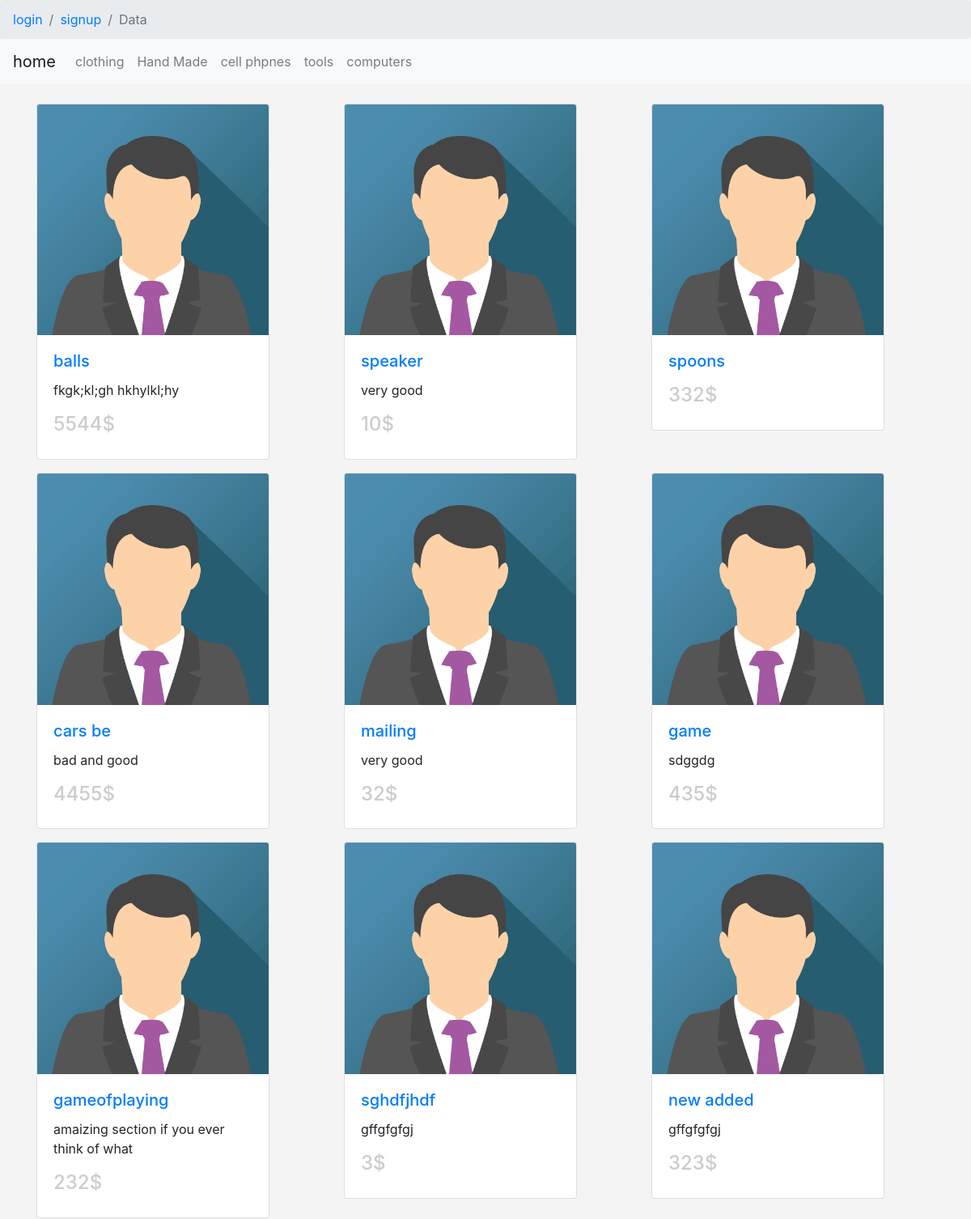
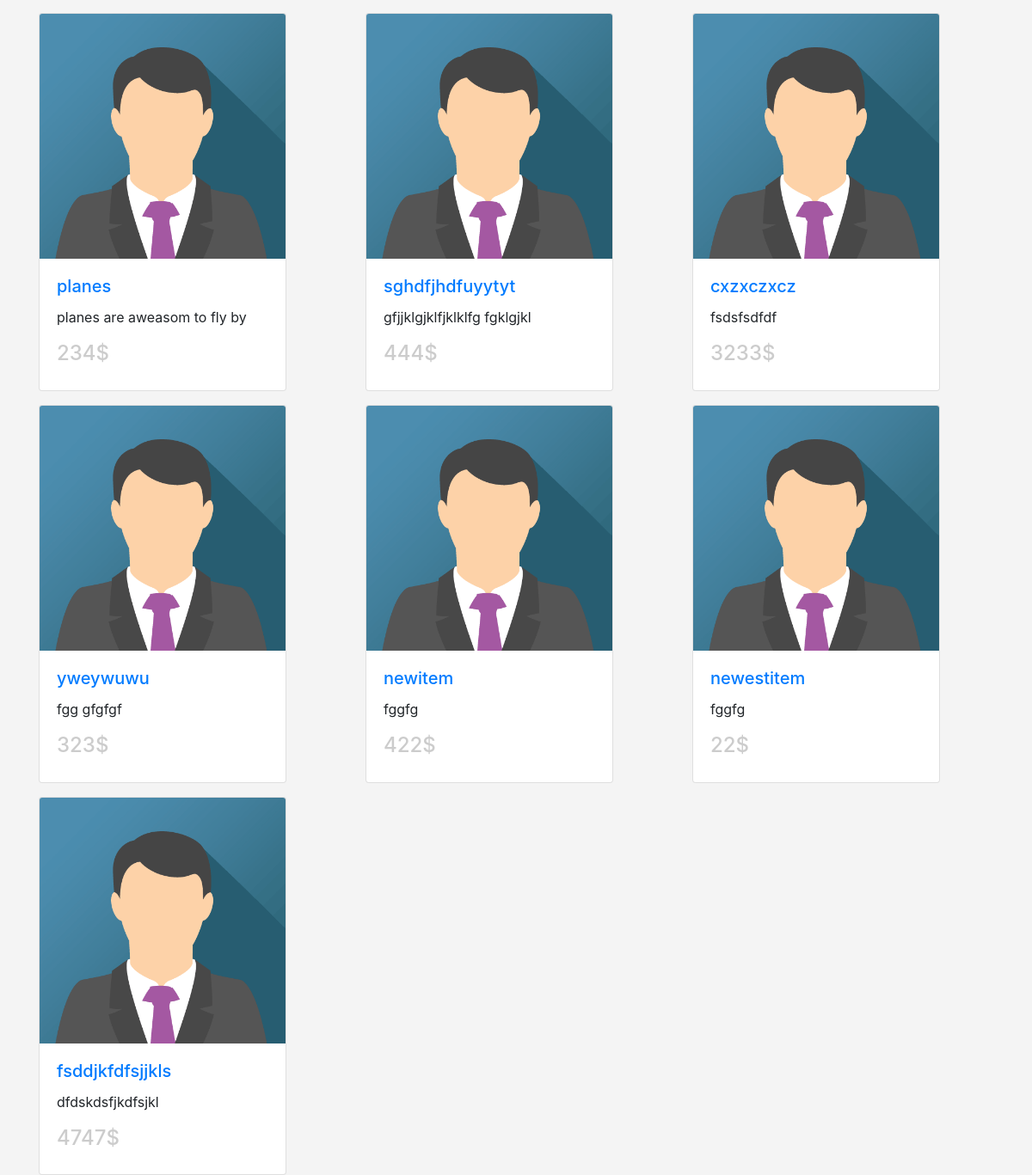
Page /tags.php on the committed database (2 pictures, top to bottom).
### tables this page shows
CREATE TABLE `catagories` (
  `ID` int(11) NOT NULL,
  `NAME` varchar(255) NOT NULL,
  `DESCRIPTION` text NOT NULL,
  `ORDERING` int(11) NOT NULL,
  `VISIBLITY` tinyint(4) NOT NULL DEFAULT 0,
  `ALLOW_COMMENT` tinyint(4) NOT NULL DEFAULT 0,
  `ALLOW_ADS` tinyint(4) NOT NULL DEFAULT 0,
  `parent` int(11) NOT NULL
);

CREATE TABLE `item` (
  `itemid` int(11) NOT NULL,
  `name` varchar(255) NOT NULL,
  `des` text NOT NULL,
  `price` varchar(255) NOT NULL,
  `adddate` date NOT NULL,
  `country` varchar(255) NOT NULL,
  `image` varchar(255) NOT NULL,
  `status` varchar(255) NOT NULL,
  `rating` smallint(6) NOT NULL,
  `cat_id` int(11) NOT NULL,
  `USERID` int(11) NOT NULL,
  `approve` tinyint(4) NOT NULL DEFAULT 0,
  `tags` varchar(255) NOT NULL
);

### init.php (called while the page is built, shortened)
<?php
include "includes/functions/functions.php";
include 'includes/language/english.php';
include "includes/templates/header.php";
?>

### includes/language/english.php (called while the page is built)
<?php
function lang($pharse) {
static $arr = array(
    'home' => 'home',
    'catg' => 'catgeories',
    'items' => 'members',
    'logs' => 'logs',
    'staticas' => 'statics'
);
return $arr[$pharse];
}

### includes/functions/functions.php (called while the page is built, shortened)
<?php
function cat($where = ''){
    global $db;
    $stmt = $db->prepare("SELECT * FROM `catagories` $where ORDER BY ID DESC");
    $stmt->execute();
    $row = $stmt->fetchAll();
    return $row;
};
function tags($value){
    global $db;
    $stmt = $db->prepare("SELECT * FROM `item` WHERE tags LIKE '%$value%'");
    $stmt->execute(array($value));
    $row = $stmt->fetchAll();
    return $row;
};
?>

### tags.php (the view, shortened to what this page needs)
<?php
include 'init.php';
 ?>
<section class="cats2">
    <div class="container">
        <div class="row">
        <?php
        $items = tags($_GET['name']);
        if(empty($items)){
            echo "there is no items";
        }else{
            foreach ($items as $key ) {
             echo "<div class='col-md-4'>";
                echo '
                <div class="card mt-3" style="width: 18rem;">
                <img class="card-img-top" src="img_avatar.png" alt="Card image cap">
                <div class="card-body">
                  <h5 class="card-title"> <a href="items.php?id='. $key['itemid'] .'">  '.  $key['name'] .' </a> </h5>
                  <p class="card-text">'. $key['des'] .'</p>
                  <h4> '. $key['price'] .'$ </h4>
                </div>
              </div>
                ';
             echo "</div>";
            }
        }
?>
</div>
    </div>
</section>
<?php
include "includes/templates/footer.php";
?>

### includes/templates/header.php (shortened to what this page needs)
<!DOCTYPE html>
<html>
<head>
<link rel="stylesheet" href="https://use.fontawesome.com/releases/v5.0.13/css/all.css"
>
  <link rel="stylesheet" href="https://stackpath.bootstrapcdn.com/bootstrap/4.1.1/css/bootstrap.min.css"
>
  <link rel="stylesheet" href="layout/css/style.css" type='text/css'/>
</head>
<body>
<?php
if(!isset($_SESSION['name'])){
?>
<nav aria-label="breadcrumb">
  <ol class="breadcrumb">
    <li class="breadcrumb-item"><a href="login.php">login</a></li>
    <li class="breadcrumb-item signup3"><a href="login.php">signup</a></li>
    <li class="breadcrumb-item active" aria-current="page">Data</li>
  </ol>
</nav>
<?php
}
?>
<nav class="navbar navbar-expand-lg navbar-light bg-light">
  <a class="navbar-brand" href="index.php"><?php echo lang('home') ?> </a>
  <div class="collapse navbar-collapse" id="navbarSupportedContent">
    <ul class="navbar-nav mr-auto">
      <?php
  foreach(cat('WHERE parent = 0') as $cat2 ){
    echo "<li class='nav-item'><a href='catagories.php?pageid=". $cat2['ID'] ."&pagename=". str_replace(" ","-",$cat2['NAME']) ."' class='nav-link'>" . $cat2['NAME'] . "</a></li>";
  }
  ?>
    </ul>
  </div>
</nav>

### layout/css/style.css (style rules this page uses)
h4 { color: #ccc; }
body { background-color: #f4f4f4; }
nav .breadcrumb { margin-bottom: 0; }

### rows in the picture
catagories: NAME "clothing"
catagories: NAME "Hand Made"
catagories: NAME "cell phpnes"
catagories: NAME "tools"
catagories: NAME "computers"
item: name "balls", des "fkgk;kl;gh hkhylkl;hy", price "5544"
item: name "speaker", des "very good", price "10"
item: name "spoons", price "332"
item: name "cars be", des "bad and good", price "4455"
item: name "mailing", des "very good", price "32"
item: name "game", des "sdggdg", price "435"
item: name "gameofplaying", des "amaizing section if you ever think of what", price "232"
item: name "sghdfjhdf", des "gffgfgfgj", price "3"
item: name "new added", des "gffgfgfgj", price "323"
item: name "planes", des "planes are aweasom to fly by", price "234"
item: name "sghdfjhdfuyytyt", des "gfjjklgjklfjklklfg fgklgjkl", price "444"
item: name "cxzxczxcz", des "fsdsfsdfdf", price "3233"
item: name "yweywuwu", des "fgg gfgfgf", price "323"
item: name "newitem", des "fggfg", price "422"
item: name "newestitem", des "fggfg", price "22"
item: name "fsddjkfdfsjjkls", des "dfdskdsfjkdfsjkl", price "4747"

### other values in the picture
lang('home') "home"
